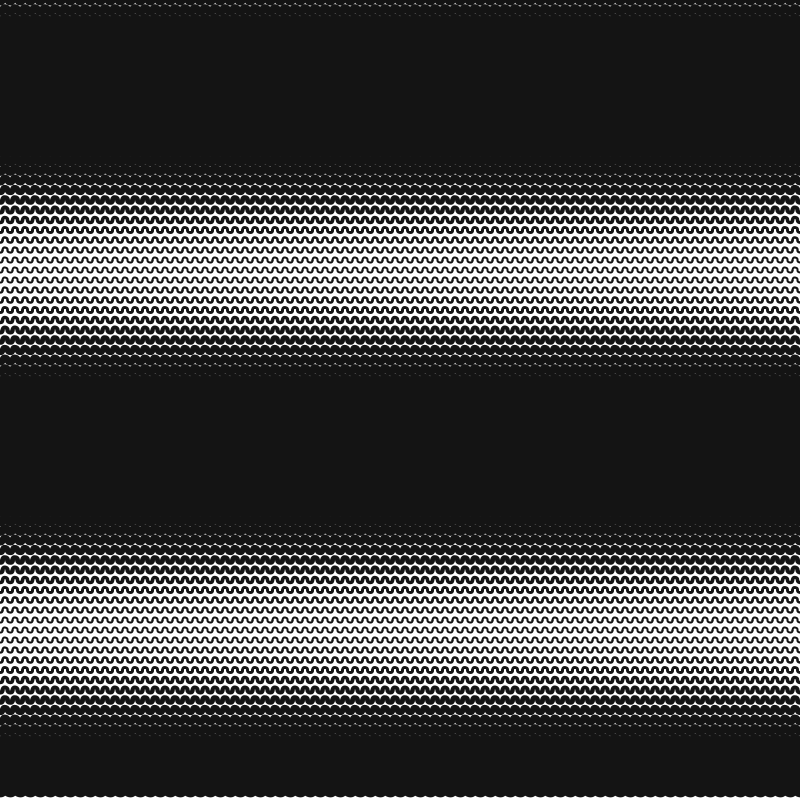
Frame 1 (no input)
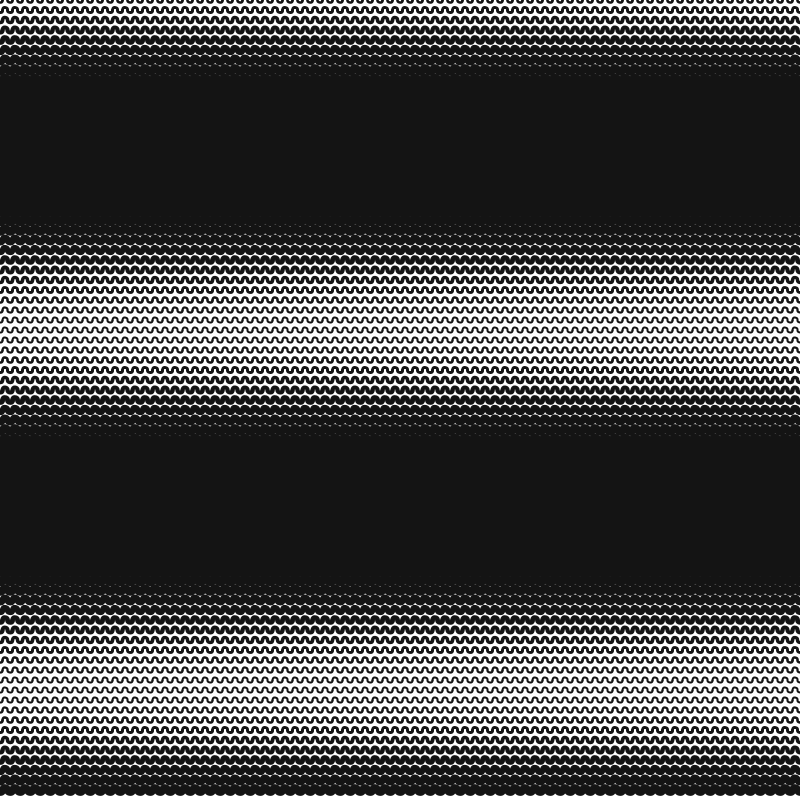
Frame 60 (the mouse pressed at the canvas centre just before this capture)
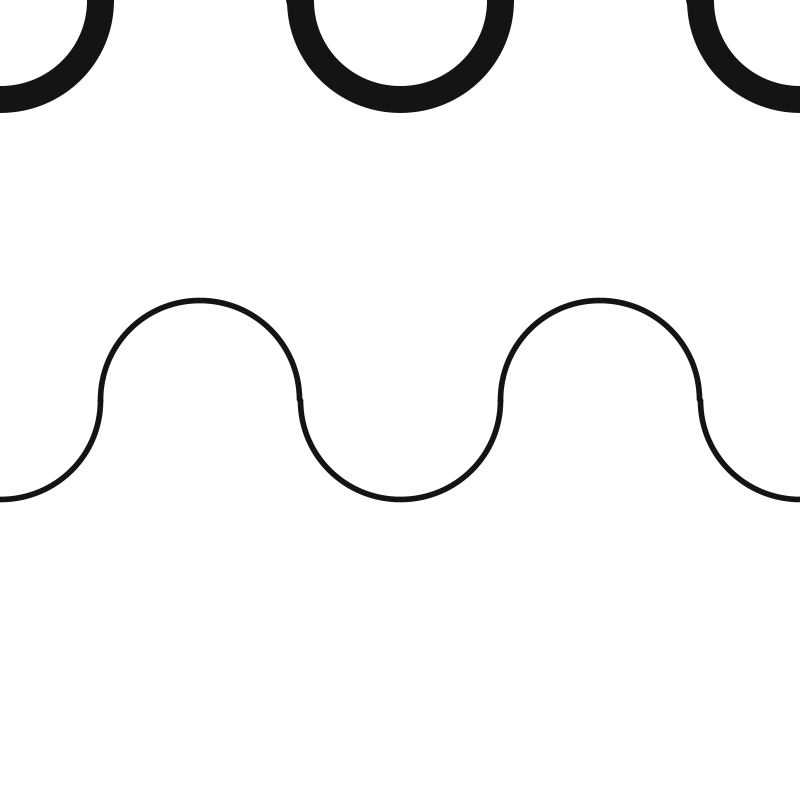
Frame 120 (the mouse held since frame 60 and released just before this capture)

The Processing sketch that drew these frames (run headless with seeded random() and noise(); from frame 60 on, the mouse is pressed at the canvas centre):

// Processing sketch: perfect_loop5_project
// ── perfect_loop5_project.pde
Lop b;
void setup(){
size(800,800);
b= new Lop();
}
void draw()
{
  b.draw();
}

// ── Lop.pde
class Lop {
  float sw,alpha;
  float yStep=10;
  float arcsize= 200;
  ;
  void draw()
  {
    background(255);
mouseY = constrain(mouseY,10,height);
    mouseX = constrain(mouseX,10,width);
  yStep= mouseY;
  arcsize= mouseX;
  
  
    noFill();
    stroke(20);
    strokeWeight(6);
   
     for(int y=0; y<height; y+=yStep){
       sw= map(sin(radians(y-alpha)),-1,1,2,yStep);
       strokeWeight(sw);
       for(int x=0; x<width+arcsize; x+=arcsize){
      arc(x,y,arcsize/2,arcsize/2,0,3.14);
         arc(x+arcsize/2,y,arcsize/2,arcsize/2,3.14,3.14*2);
  }
     
}
alpha++;
}

}
